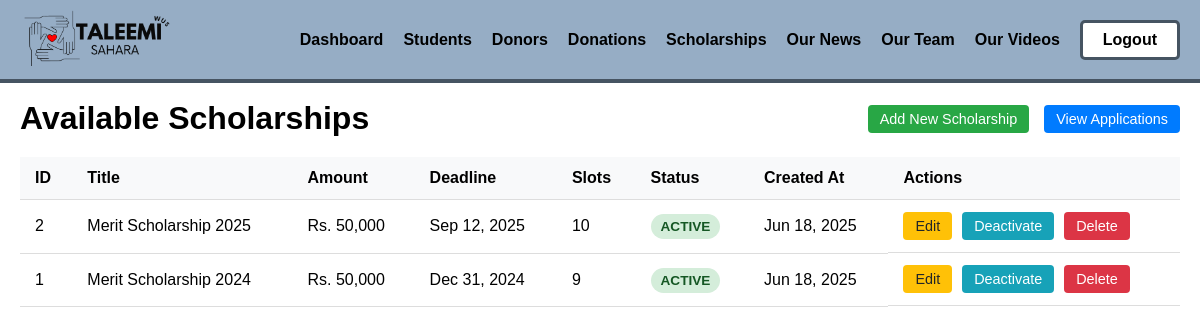
Screenshot of /admin/available_scholarships.php (signed in) with the database file from the repository.
### tables this page shows
CREATE TABLE `scholarships` (
  `id` int(11) NOT NULL,
  `title` varchar(255) NOT NULL,
  `description` text DEFAULT NULL,
  `amount` decimal(10,2) NOT NULL,
  `requirements` text DEFAULT NULL,
  `deadline` date NOT NULL,
  `available_slots` int(11) NOT NULL DEFAULT 1,
  `status` enum('active','inactive') DEFAULT 'active',
  `created_at` timestamp NOT NULL DEFAULT current_timestamp()
);

### admin/available_scholarships.php (the view, shortened to what this page needs)
<?php
require_once '../config/database.php';
$sql = "SELECT * FROM scholarships ORDER BY created_at DESC";
$result = $conn->query($sql);
$scholarships = $result ? $result->fetch_all(MYSQLI_ASSOC) : [];
?>
<!DOCTYPE html>
<html lang="en">
<head>
    <link rel="stylesheet" href="../css/font.css">
    <link rel="stylesheet" href="../css/general.css">
</head>
<body>
    <?php include '../components/admin-navbar.php'; ?>
    <div class="scholarships-container animate-fade-in">
        <div class="page-header">
            <h1>Available Scholarships</h1>
            <div class="header-actions">
                <a href="add_scholarship.php" class="action-btn add-btn">Add New Scholarship</a>
                <a href="applications.php" class="action-btn view-apps-btn">View Applications</a>
            </div>
        </div>
        <div style="overflow-x:auto;">
            <table>
                <thead>
                    <tr>
                        <th>ID</th>
                        <th>Title</th>
                        <th>Amount</th>
                        <th>Deadline</th>
                        <th>Slots</th>
                        <th>Status</th>
                        <th>Created At</th>
                        <th>Actions</th>
                    </tr>
                </thead>
                <tbody>
                    <?php if (empty($scholarships)): ?>
                        <tr>
                            <td colspan="8" style="text-align:center;">No scholarships found.</td>
                        </tr>
                    <?php else: ?>
                        <?php foreach ($scholarships as $scholarship): ?>
                            <tr>
                                <td><?php echo $scholarship['id']; ?></td>
                                <td><?php echo htmlspecialchars($scholarship['title']); ?></td>
                                <td>Rs. <?php echo number_format($scholarship['amount']); ?></td>
                                <td><?php echo date('M j, Y', strtotime($scholarship['deadline'])); ?></td>
                                <td><?php echo $scholarship['available_slots']; ?></td>
                                <td>
                                    <span class="status-badge status-<?php echo $scholarship['status']; ?>">
                                        <?php echo ucfirst($scholarship['status']); ?>
                                    </span>
                                </td>
                                <td><?php echo date('M j, Y', strtotime($scholarship['created_at'])); ?></td>
                                <td class="actions">
                                    <a href="edit_scholarship.php?id=<?php echo $scholarship['id']; ?>" class="action-btn edit-btn">Edit</a>
                                    <form method="POST" style="display:inline;">
                                        <button type="submit" class="action-btn status-btn">
                                            <?php echo $scholarship['status'] === 'active' ? 'Deactivate' : 'Activate'; ?>
                                        </button>
                                    </form>
                                    <form method="POST" style="display:inline;" onsubmit="return confirm('Are you sure you want to delete this scholarship? This action cannot be undone.');">
                                        <button type="submit" class="action-btn delete-btn">Delete</button>
                                    </form>
                                </td>
                            </tr>
                        <?php endforeach; ?>
                    <?php endif; ?>
                </tbody>
            </table>
        </div>
    </div>
</body>
</html>

### admin/available_scholarships.php (style rules this page uses)
.scholarships-container { max-width: 1400px; margin: 0 auto; padding: 100px 20px 20px; }
table { width: 100%; border-collapse: collapse; background: #fff; }
th, td { padding: 12px 15px; border-bottom: 1px solid #ddd; text-align: left; vertical-align: middle; }
th { background: #f8f9fa; font-weight: 600; }
.status-badge { padding: 5px 10px; border-radius: 15px; font-size: 0.85em; font-weight: 600; text-transform: uppercase; }
.status-active { background: #d4edda; color: #155724; }
.actions { display: flex; gap: 10px; }
.action-btn { padding: 6px 12px; border: none; border-radius: 4px; cursor: pointer; font-size: 0.9em; font-weight: 500; text-decoration: none; color: white; display: inline-block; transition: all 0.3s ease; }
.edit-btn { background: #ffc107; color: #212529; }
.delete-btn { background: #dc3545; color: white; }
.status-btn { background: #17a2b8; color: white; }
.page-header { display: flex; justify-content: space-between; align-items: center; margin-bottom: 20px; }
.header-actions { display: flex; gap: 15px; }
.page-header h1 { margin: 0; }
.action-btn.add-btn { background: #28a745; }
.action-btn.view-apps-btn { background: #007bff; }

### components/admin-navbar.php (style rules this page uses)
* { box-sizing: border-box; padding: 0; margin: 0; font-family: "Raleway", sans-serif; }

### rows the page displays
scholarships: id "2", title "Merit Scholarship 2025", amount "50,000", deadline "Sep 12, 2025", available_slots "10", status "ACTIVE", created_at "Jun 18, 2025", shows "Deactivate"
scholarships: id "1", title "Merit Scholarship 2024", amount "50,000", deadline "Dec 31, 2024", available_slots "9", status "ACTIVE", created_at "Jun 18, 2025", shows "Deactivate"
